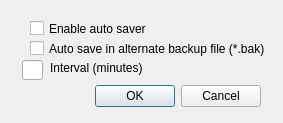
<?xml version="1.0" encoding="UTF-8"?>
<ui version="4.0">
 <class>autoSaverDialogBase</class>
 <widget class="QDialog" name="autoSaverDialogBase">
  <property name="geometry">
   <rect>
    <x>0</x>
    <y>0</y>
    <width>283</width>
    <height>123</height>
   </rect>
  </property>
  <property name="windowTitle">
   <string>autoSaver</string>
  </property>
  <widget class="QDialogButtonBox" name="buttonOkNo">
   <property name="geometry">
    <rect>
     <x>-80</x>
     <y>80</y>
     <width>341</width>
     <height>32</height>
    </rect>
   </property>
   <property name="orientation">
    <enum>Qt::Horizontal</enum>
   </property>
   <property name="standardButtons">
    <set>QDialogButtonBox::Cancel|QDialogButtonBox::Ok</set>
   </property>
  </widget>
  <widget class="QCheckBox" name="enableAutoSave">
   <property name="geometry">
    <rect>
     <x>30</x>
     <y>20</y>
     <width>151</width>
     <height>17</height>
    </rect>
   </property>
   <property name="text">
    <string>Enable auto saver</string>
   </property>
  </widget>
  <widget class="QCheckBox" name="enableAlternate">
   <property name="geometry">
    <rect>
     <x>30</x>
     <y>40</y>
     <width>321</width>
     <height>17</height>
    </rect>
   </property>
   <property name="text">
    <string>Auto save in alternate backup file (*.bak)</string>
   </property>
  </widget>
  <widget class="QLineEdit" name="interval">
   <property name="geometry">
    <rect>
     <x>22</x>
     <y>60</y>
     <width>21</width>
     <height>20</height>
    </rect>
   </property>
   <property name="inputMethodHints">
    <set>Qt::ImhNone</set>
   </property>
   <property name="inputMask">
    <string>00; </string>
   </property>
  </widget>
  <widget class="QLabel" name="intervalLabel">
   <property name="geometry">
    <rect>
     <x>50</x>
     <y>60</y>
     <width>121</width>
     <height>16</height>
    </rect>
   </property>
   <property name="text">
    <string>Interval (minutes)</string>
   </property>
  </widget>
 </widget>
 <resources/>
 <connections/>
</ui>
